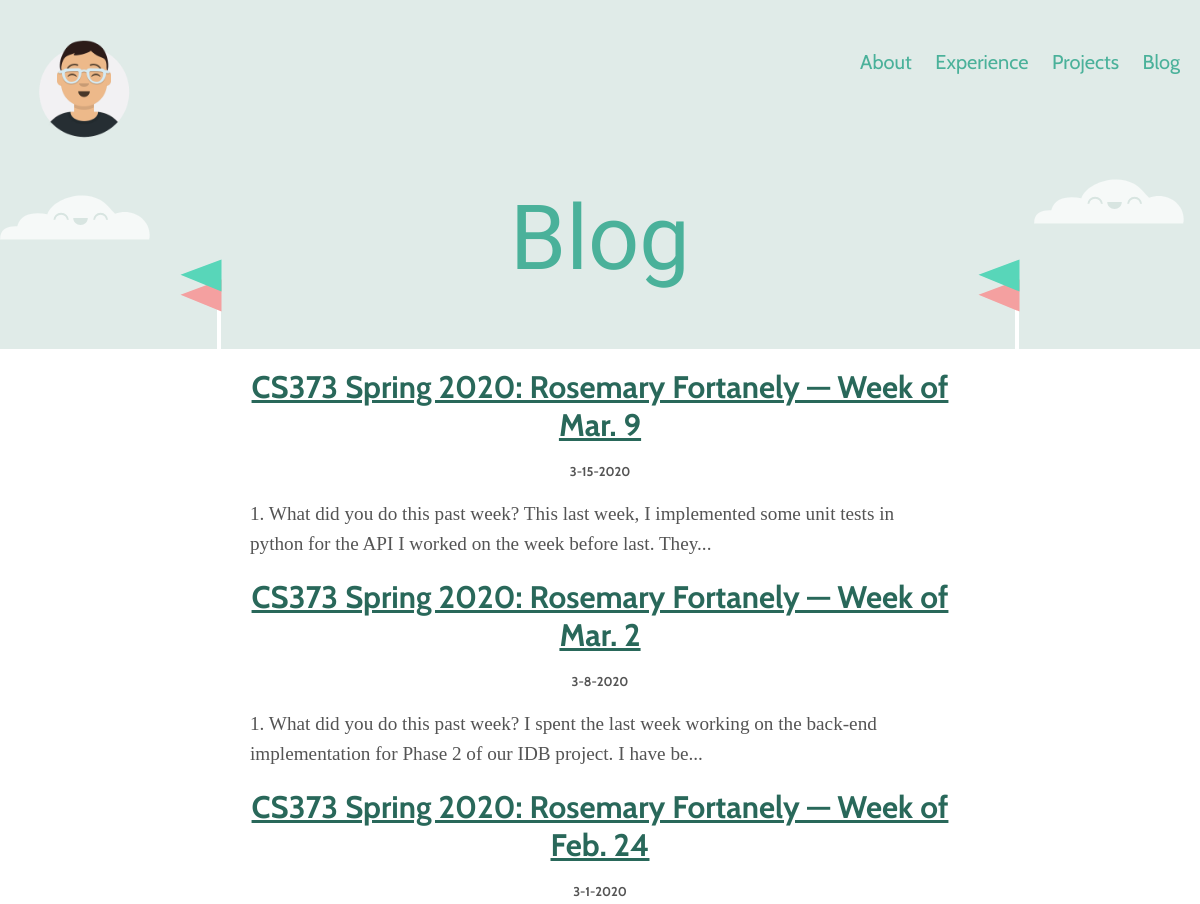
The page /blog.html (upper part) on the database as committed earlier.
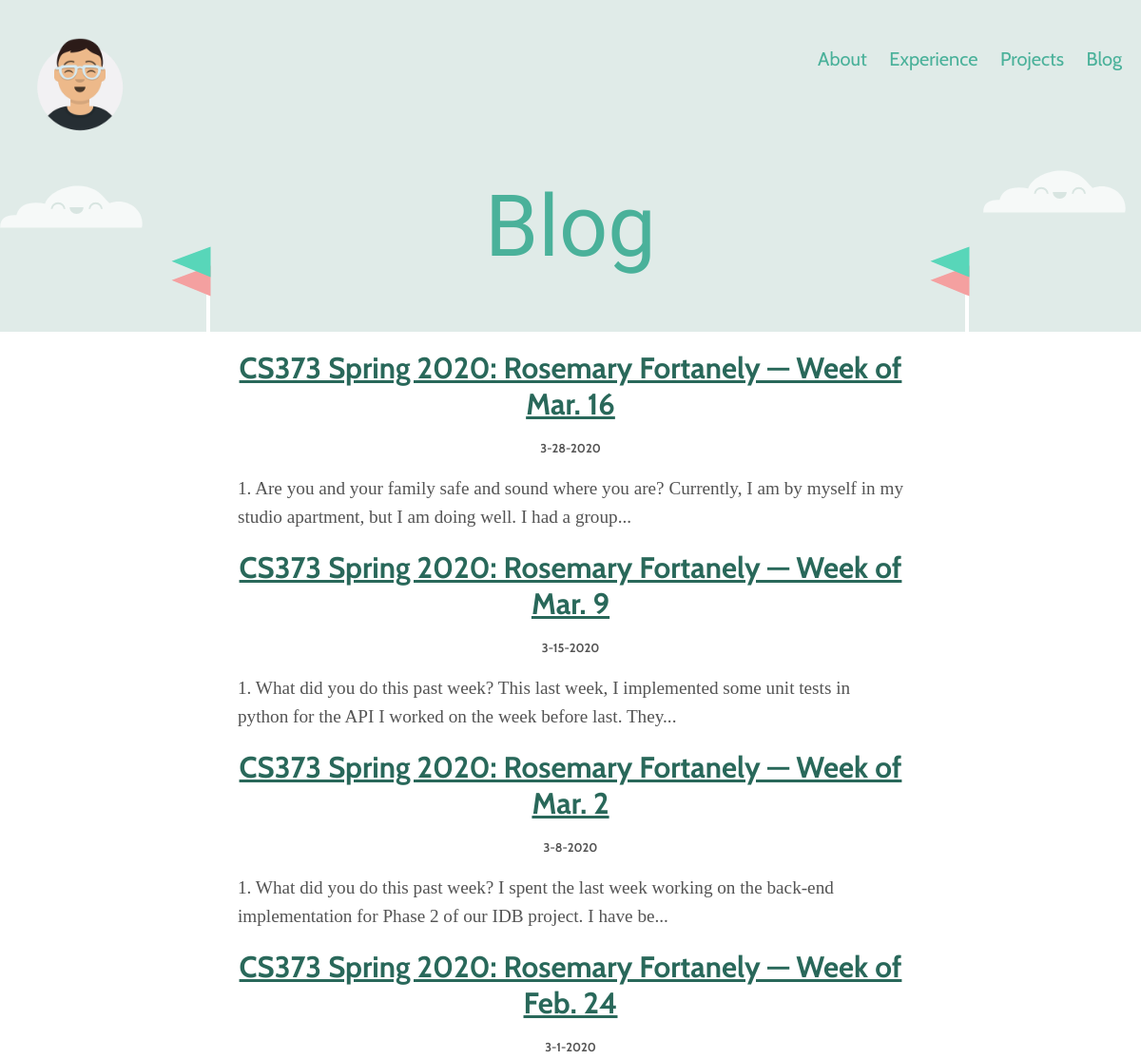
The same page on the database as committed later.
### database_setup.py (models this page shows)
class BlogPost(Base):
    __tablename__ = 'post'
    id = Column(Integer, primary_key=True)
    title = Column(String(50))
    date = Column(String(15))
    content = Column(String(3000))

### main_app.py (the view)
@app.route('/blog.html')
def blog():
    DBSession = sessionmaker(bind = engine)
    session = DBSession()
    posts = [post for post in session.query(BlogPost)]
    posts.sort(key=lambda post: datetime.strptime(post.date, '%m-%d-%Y'), reverse=True)
    for post in posts:
        post.content = re.sub("<img.+?'border'>", '', post.content.replace('<br>', ' ').replace('<b>', '').replace('</b>', ''))[:150] + '...'
    return render_template('blog.html', posts=posts)

### templates/blog.html (shortened to what this page needs)
<!doctype html>
<html lang="en">
  <head>
    <link rel="stylesheet" type="text/css" href="../static/style.css">
  </head>
    <body>
        <header>
            <img class="me" src="static/me.png">
            <div id="banner">
                <a href="/../#about-me">About</a>
                <a href="/../#experience-header">Experience</a>
                <a href="/../#projects-header">Projects</a>
                <a href="/blog">Blog</a>
            </div>
        </header>
        <div id="blog-header">
            <h1>Blog</h1>
            <img class="cloud right-cloud" src="static/cloud.svg">
            <img class="cloud left-cloud" src="static/cloud.svg">
            <img class="flag right-flag" src="static/flag.svg">
            <img class="flag left-flag" src="static/flag.svg">
        </div>
        <div id="all-posts">
            {% for post in posts %}
            <h2><a href="{{url_for('blogPost', post_date=post.date, post_title=post.title.replace(' ', '-')) }}">{{post.title}}</a></h2>
            <h3>{{post.date}}</h3>
            <p>{{ post.content }}</p>
            {% endfor %}
        </div>
    </body>
</html>

### static/style.css (style rules this page uses)
body { margin: 0; padding: 0; font-family: 'Cabin', Helvetica, Arial, sans-serif; }
header { margin: 0; background-color: #E0EBE8; position: relative; overflow: hidden; }
.me { width: 108px; padding: 30px; }
header a { text-decoration: none; font-size: 3vw; padding: 0 10px; color: #4AB19A; }
header #banner { float: right; margin-top: 50px; margin-right: 10px; }
.cloud { position: absolute; width: 150px; height: 45px; }
.flag { position: absolute; top: 15em; }
.right-flag { right: 7vw; }
.left-flag { left: 7vw; }
#blog-header { background-color: #E0EBE8; position: relative; overflow: hidden; height: 170px; }
#blog-header h1 { font-size: 90px; font-family: 'Grand Hotel', cursive; font-weight: lighter; color: #4AB19A; line-height: 80px; margin-top: 20px; text-align: center; }
#blog-header .right-cloud { right: 1em; top: 0em; }
#blog-header .left-cloud { left: 0em; top: 1em; }
#blog-header .flag { position: absolute; top: 5em; }
#blog-header .right-flag { right: 15vw; }
#blog-header .left-flag { left: 15vw; }
#all-posts { width: 80%; margin: 0 auto; }
#all-posts h2 { text-align: center; }
#all-posts a { color: #29685a; font-size: 1.3em; }
#all-posts h3 { text-align: center; font-size: 0.8em; color: #545454; }
#all-posts p { font-family: 'Georgia', serif; font-size: 1.2em; line-height: 30px; color: #545454; }
@media screen and (min-width: 600px) { header a { font-size: 20px; } }
@media screen and (min-width: 900px) { header a { font-size: 20px; } }
@media screen and (min-width: 900px) { #all-posts { width: 700px; } }

Rows that differ between the two databases and show on the page:
added BlogPost: title "CS373 Spring 2020: Rosemary Fortanely — Week of Mar. 16", date "3-28-2020", content "1. Are you and your family safe and sound where you are? Currently, I am by myself in my studio apartment, but I am doing well. I had a group..."
